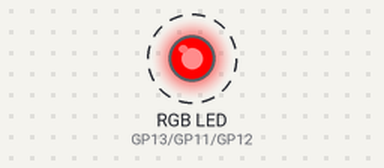
The program below on a simulated Raspberry Pi Pico running MicroPython. On the bench: an RGB LED mixed from three pins (HIGH = lit). Dashed ring = blinking.

Above: at 0.2 s.
Timing chart, 0 to 3.0 s (numbered marks = the images above):
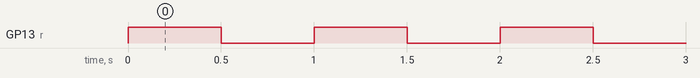

The program:

01_blink.py
```python
from machine import Pin, PWM
import time

# LED RGB da BitDogLab: vermelho 13, verde 11, azul 12.
r = PWM(Pin(13), freq=1000)
g = PWM(Pin(11), freq=1000)
b = PWM(Pin(12), freq=1000)

def cor(vr, vg, vb):
    # Recebe valores de 0 a 255 e converte para o PWM do MicroPython.
    r.duty_u16(vr * 257)
    g.duty_u16(vg * 257)
    b.duty_u16(vb * 257)

while True:
    cor(255, 0, 0)
    time.sleep(0.5)
    cor(0, 0, 0)
    time.sleep(0.5)
```

Measured:
- by itself, GP13 (r): alternates HIGH for 0.50 s and LOW for 0.50 s
